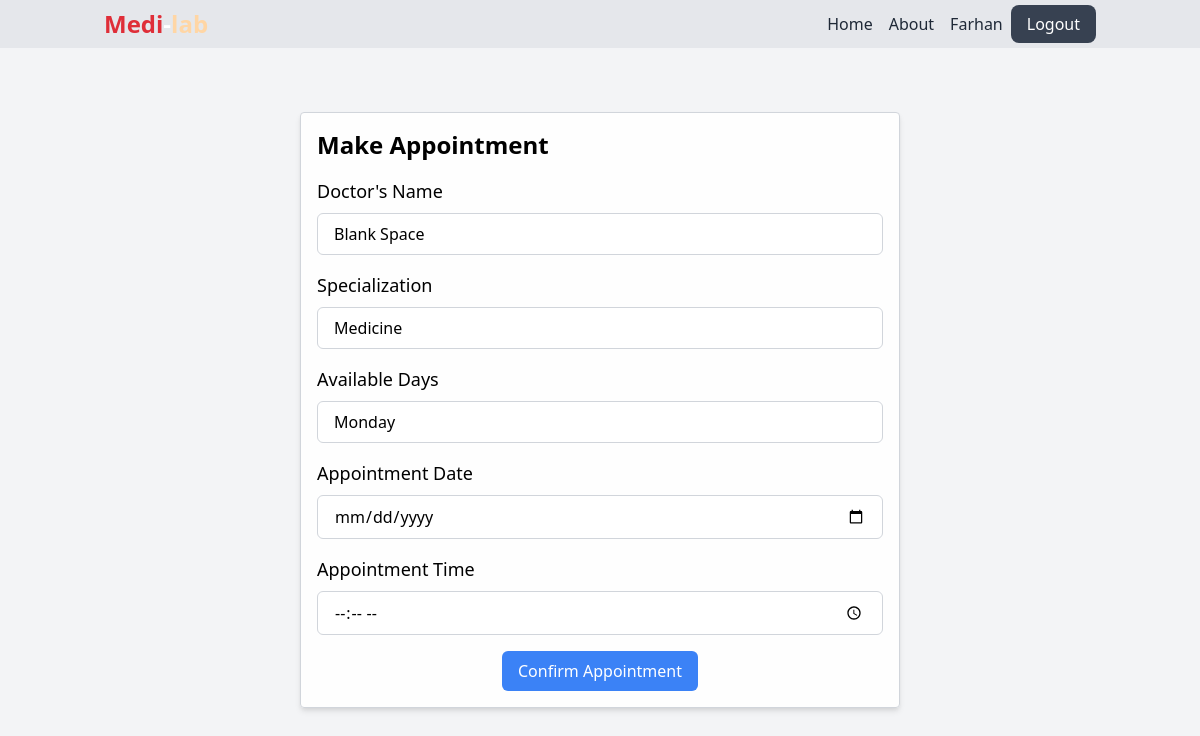
The page /make_appointment.php?doctor_id=6 (signed in) on the database as committed earlier.
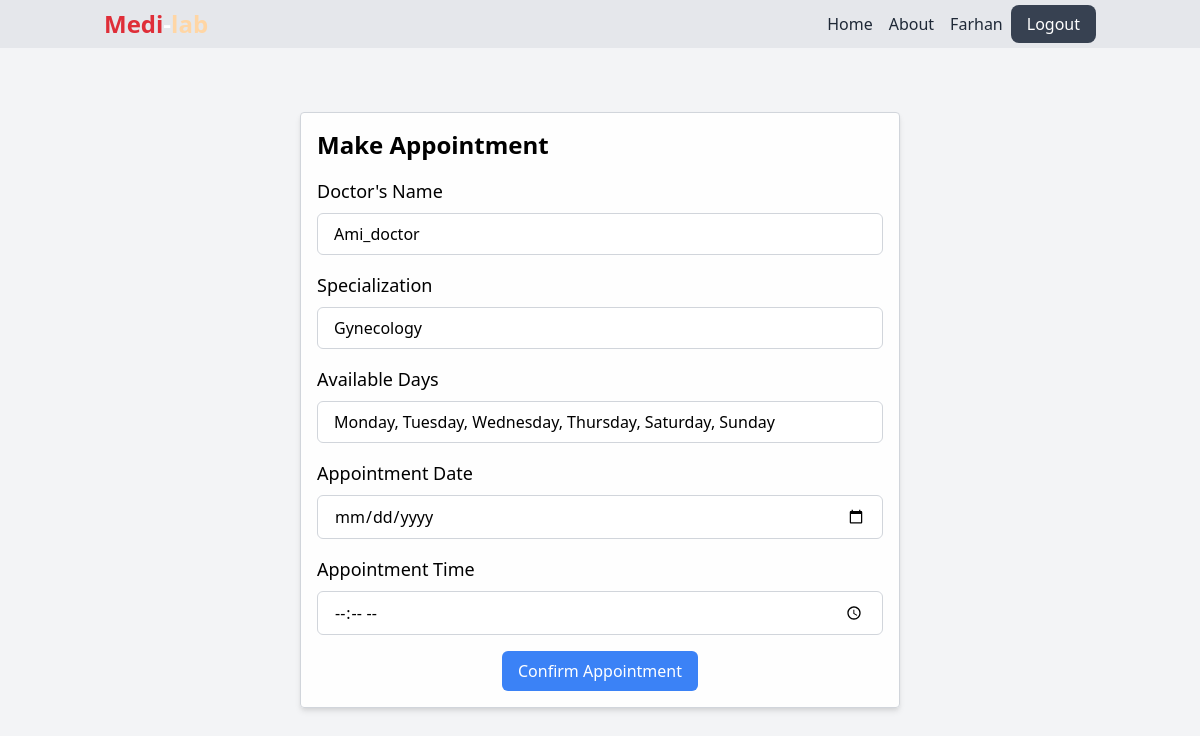
The same page on the database as committed later.
### tables this page shows
CREATE TABLE `doctors` (
  `doctor_id` int(11) NOT NULL,
  `name` varchar(255) NOT NULL,
  `email` varchar(255) NOT NULL,
  `password` varchar(255) NOT NULL,
  `specialization` varchar(255) NOT NULL,
  `status` enum('pending','approved') DEFAULT 'pending',
  `start` time NOT NULL,
  `end` time NOT NULL,
  `availability` varchar(255) NOT NULL,
  `profile_picture` varchar(255) DEFAULT NULL
);

### web/make_appointment.php (the view, shortened to what this page needs)
<!DOCTYPE html>
<html lang="en">
<head>
    <link href="https://cdn.jsdelivr.net/npm/tailwindcss@2.2.19/dist/tailwind.min.css" rel="stylesheet">
</head>
<body>
    <header class="bg-gray-200 text-white py-2 fixed w-full top-0">
        <?php include '../includes/navbar.php'; ?>
    </header>
    <div class="container w-1/2 mx-auto py-8 mb-8 mt-20">
        <div class="mx-auto bg-white bg-opacity-90 p-4 border border-gray-300 rounded shadow-md">
            <h2 class="text-2xl font-bold mb-4">Make Appointment</h2>
            <?php
            $doctorId = $_GET['doctor_id'];
            $conn = mysqli_connect("localhost", "root", "", "doctor_appointment_system");
            $query = "SELECT * FROM doctors WHERE doctor_id = $doctorId";
            $result = mysqli_query($conn, $query);
            $doctor = mysqli_fetch_assoc($result);
            if ($doctor) {
                $doctorName = $doctor['name'];
                $specialization = $doctor['specialization'];
            ?>
                <form action="make_appointment.php" method="POST">
                    <div class="flex flex-col mb-4">
                        <label for="doctor_name" class="text-lg font-medium mb-2">Doctor's Name</label>
                        <input type="text" id="doctor_name" name="doctor_name" value="<?php echo $doctorName; ?>" readonly class="px-4 py-2 border border-gray-300 rounded-md focus:outline-none focus:ring-blue-500 focus:border-blue-500">
                    </div>
                    <div class="flex flex-col mb-4">
                        <label for="specialization" class="text-lg font-medium mb-2">Specialization</label>
                        <input type="text" id="specialization" name="specialization" value="<?php echo $specialization; ?>" readonly class="px-4 py-2 border border-gray-300 rounded-md focus:outline-none focus:ring-blue-500 focus:border-blue-500">
                    </div>
                    <div class="flex flex-col mb-4">
                        <label for="availability" class="text-lg font-medium mb-2">Available Days</label>
                        <input type="text" id="availability" name="availability" value="<?php echo $doctor['availability']; ?>" readonly class="px-4 py-2 border border-gray-300 rounded-md focus:outline-none focus:ring-blue-500 focus:border-blue-500">
                    </div>
                    <div class="flex flex-col mb-4">
                        <label for="appointment_date" class="text-lg font-medium mb-2">Appointment Date</label>
                        <input type="date" id="appointment_date" name="appointment_date" required class="px-4 py-2 border border-gray-300 rounded-md focus:outline-none focus:ring-blue-500 focus:border-blue-500">
                    </div>
                    <div class="flex flex-col mb-4">
                        <label for="appointment_time" class="text-lg font-medium mb-2">Appointment Time</label>
                        <input type="time" id="appointment_time" name="appointment_time" required class="px-4 py-2 border border-gray-300 rounded-md focus:outline-none focus:ring-blue-500 focus:border-blue-500">
                    </div>
                    <div class="flex items-center justify-center mt-4">
                        <button type="submit" name="make_appointment" class="bg-blue-500 text-white px-4 py-2 rounded-md hover:bg-blue-600">Confirm Appointment</button>
                    </div>
                </form>
            <?php
            } else {
                echo "Doctor not found.";
            }
            ?>
        </div>
    </div>
</body>
</html>

Rows that differ between the two databases and show on the page:
changed doctors: doctor_name "Blank Space" → "Ami_doctor"; specialization "Medicine" → "Gynecology"; availability "Monday" → "Monday, Tuesday, Wednesday, Thursday, Saturday, Sunday"
